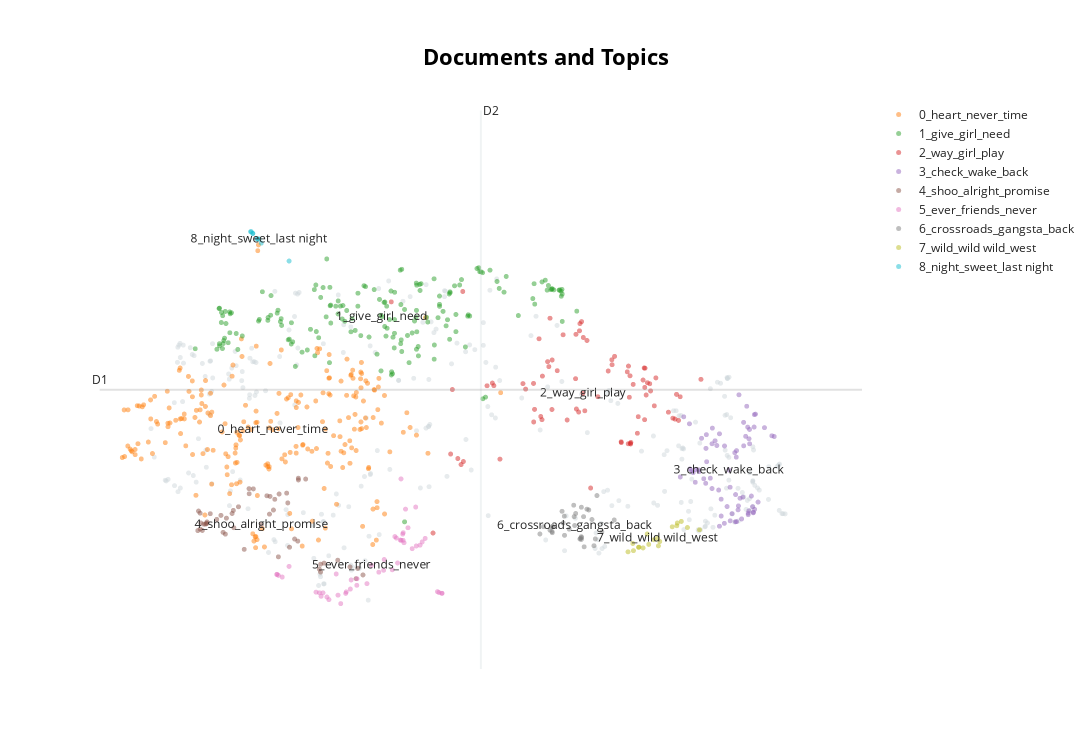

The code cell stored with this chart in its notebook:
### Code cell
topic_model_1990s.visualize_documents(docs, topics=topics_1990s)
